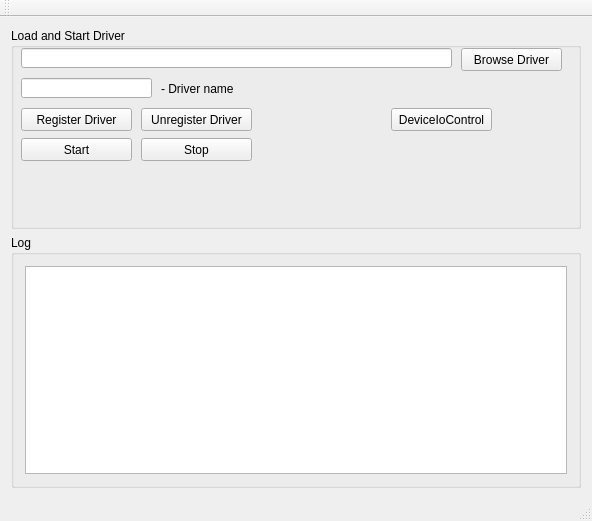
<?xml version="1.0" encoding="UTF-8"?>
<ui version="4.0">
 <class>MainWindow</class>
 <widget class="QMainWindow" name="MainWindow">
  <property name="geometry">
   <rect>
    <x>0</x>
    <y>0</y>
    <width>592</width>
    <height>521</height>
   </rect>
  </property>
  <property name="minimumSize">
   <size>
    <width>592</width>
    <height>480</height>
   </size>
  </property>
  <property name="windowTitle">
   <string>Driver Loader MinGW</string>
  </property>
  <widget class="QWidget" name="centralWidget">
   <layout class="QGridLayout" name="gridLayout">
    <item row="0" column="0">
     <layout class="QVBoxLayout" name="verticalLayout">
      <property name="sizeConstraint">
       <enum>QLayout::SetMinimumSize</enum>
      </property>
      <item>
       <widget class="QGroupBox" name="groupBox">
        <property name="minimumSize">
         <size>
          <width>0</width>
          <height>201</height>
         </size>
        </property>
        <property name="maximumSize">
         <size>
          <width>16777215</width>
          <height>201</height>
         </size>
        </property>
        <property name="title">
         <string>Load and Start Driver</string>
        </property>
        <widget class="QLineEdit" name="lineEditDriverPath">
         <property name="geometry">
          <rect>
           <x>10</x>
           <y>20</y>
           <width>431</width>
           <height>20</height>
          </rect>
         </property>
        </widget>
        <widget class="QPushButton" name="ButtonBrowseDriver">
         <property name="geometry">
          <rect>
           <x>450</x>
           <y>20</y>
           <width>101</width>
           <height>23</height>
          </rect>
         </property>
         <property name="text">
          <string>Browse Driver</string>
         </property>
        </widget>
        <widget class="QPushButton" name="ButtonRegisterDriver">
         <property name="geometry">
          <rect>
           <x>10</x>
           <y>80</y>
           <width>111</width>
           <height>23</height>
          </rect>
         </property>
         <property name="text">
          <string>Register Driver</string>
         </property>
        </widget>
        <widget class="QPushButton" name="ButtonUnregisterDriver">
         <property name="geometry">
          <rect>
           <x>130</x>
           <y>80</y>
           <width>111</width>
           <height>23</height>
          </rect>
         </property>
         <property name="text">
          <string>Unregister Driver</string>
         </property>
        </widget>
        <widget class="QPushButton" name="ButtonStart">
         <property name="geometry">
          <rect>
           <x>10</x>
           <y>110</y>
           <width>111</width>
           <height>23</height>
          </rect>
         </property>
         <property name="text">
          <string>Start</string>
         </property>
        </widget>
        <widget class="QPushButton" name="ButtonStop">
         <property name="geometry">
          <rect>
           <x>130</x>
           <y>110</y>
           <width>111</width>
           <height>23</height>
          </rect>
         </property>
         <property name="text">
          <string>Stop</string>
         </property>
        </widget>
        <widget class="QLineEdit" name="lineDriverName">
         <property name="geometry">
          <rect>
           <x>10</x>
           <y>50</y>
           <width>131</width>
           <height>20</height>
          </rect>
         </property>
         <property name="maxLength">
          <number>1024</number>
         </property>
        </widget>
        <widget class="QLabel" name="label">
         <property name="geometry">
          <rect>
           <x>150</x>
           <y>53</y>
           <width>101</width>
           <height>16</height>
          </rect>
         </property>
         <property name="text">
          <string>- Driver name</string>
         </property>
        </widget>
        <widget class="QPushButton" name="ButtonDeviceIoControl">
         <property name="geometry">
          <rect>
           <x>380</x>
           <y>80</y>
           <width>101</width>
           <height>23</height>
          </rect>
         </property>
         <property name="text">
          <string>DeviceIoControl</string>
         </property>
        </widget>
       </widget>
      </item>
      <item>
       <widget class="QGroupBox" name="groupBox_2">
        <property name="title">
         <string>Log</string>
        </property>
        <layout class="QGridLayout" name="gridLayout_2">
         <item row="0" column="0">
          <widget class="QPlainTextEdit" name="textEditLog"/>
         </item>
        </layout>
        <zorder>verticalSpacer</zorder>
        <zorder>textEditLog</zorder>
       </widget>
      </item>
     </layout>
    </item>
   </layout>
  </widget>
  <widget class="QMenuBar" name="menuBar">
   <property name="geometry">
    <rect>
     <x>0</x>
     <y>0</y>
     <width>592</width>
     <height>21</height>
    </rect>
   </property>
  </widget>
  <widget class="QToolBar" name="mainToolBar">
   <attribute name="toolBarArea">
    <enum>TopToolBarArea</enum>
   </attribute>
   <attribute name="toolBarBreak">
    <bool>false</bool>
   </attribute>
  </widget>
  <widget class="QStatusBar" name="statusBar"/>
 </widget>
 <layoutdefault spacing="6" margin="11"/>
 <resources/>
 <connections/>
</ui>
